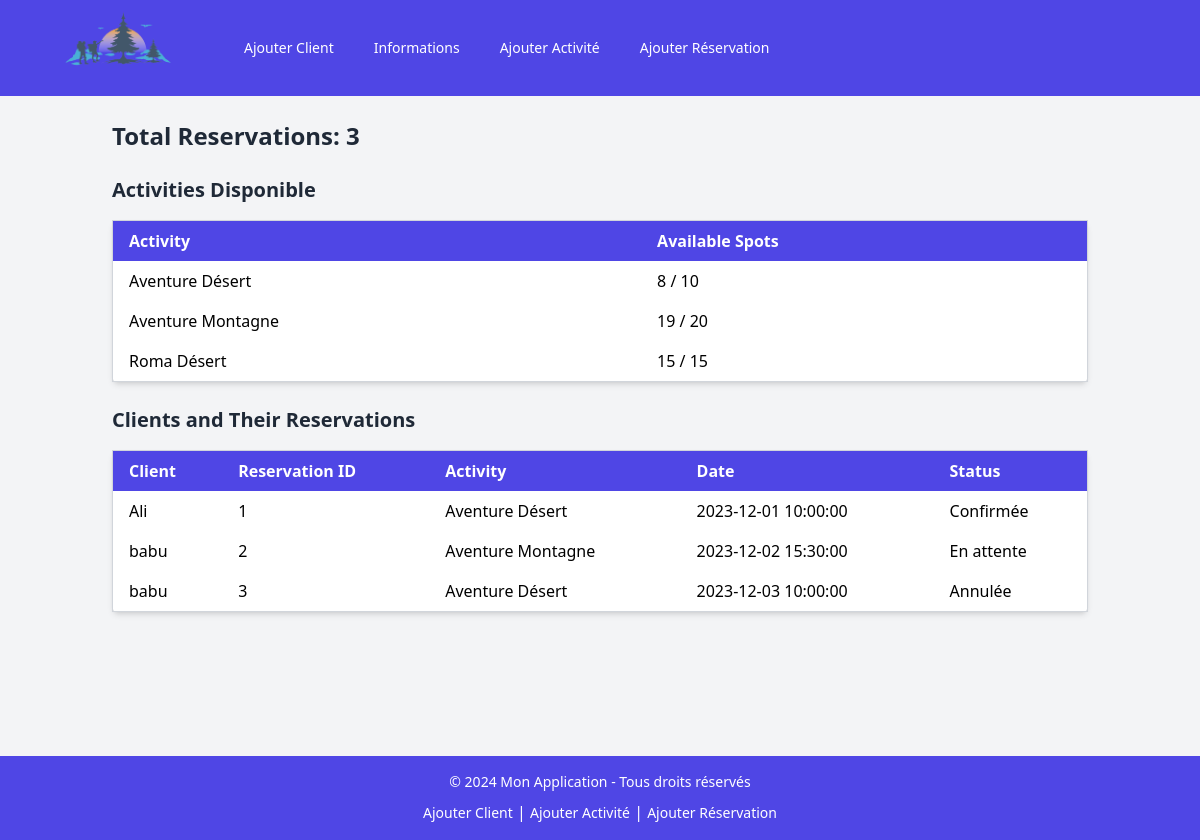
Before: /afficheall.php with the older database file.
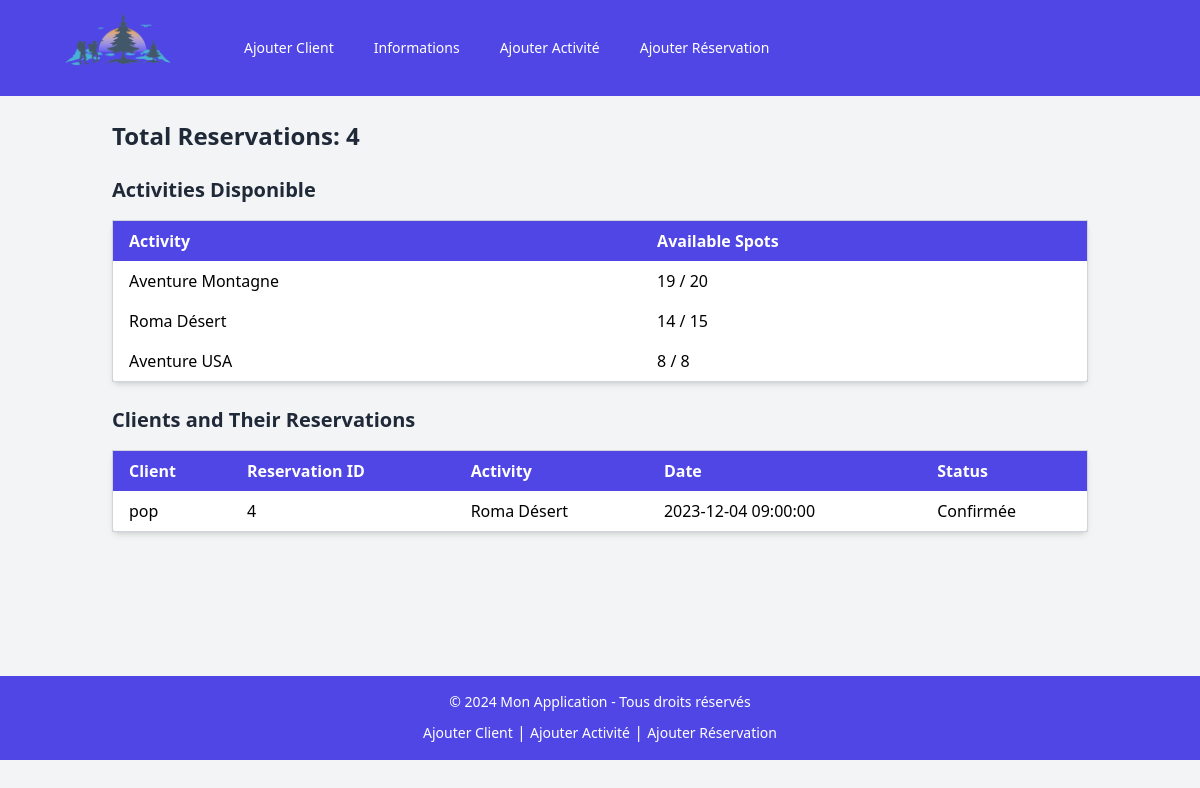
After: the same page with the newer database file.
### tables this page shows
CREATE TABLE activite (
    id_activite INT(11) NOT NULL AUTO_INCREMENT,
    titre VARCHAR(150) NOT NULL,
    description VARCHAR(100),
    destination VARCHAR(200) NOT NULL,
    prix DECIMAL(10,2) NOT NULL,
    date_debut DATE NOT NULL,
    date_fin DATE NOT NULL,
    places_disponible INT(11),
    PRIMARY KEY (id_activite)
);

CREATE TABLE reservation (
    id_reservation INT(11) NOT NULL AUTO_INCREMENT,
    id_client INT(11) NOT NULL,
    id_activite INT(11) NOT NULL,
    date_reservation TIMESTAMP NOT NULL,
    status ENUM('En attente', 'Confirmée', 'Annulée') NOT NULL,
    PRIMARY KEY (id_reservation),
    FOREIGN KEY (id_client) REFERENCES cliente(id_client) ON DELETE CASCADE,
    FOREIGN KEY (id_activite) REFERENCES activite(id_activite) ON DELETE CASCADE
);

CREATE TABLE cliente(
    id_client INT(11) NOT NULL AUTO_INCREMENT,
    nom VARCHAR(100) NOT NULL,
    prenom VARCHAR(100) NOT NULL,
    email VARCHAR(150) NOT NULL UNIQUE,
    telephone VARCHAR(15) NOT NULL,
    adresse TEXT NOT NULL,
    PRIMARY KEY (id_client)
);

### afficheall.php (the view, shortened to what this page needs)
<?php
$host = 'localhost';
$username = 'root';
$password = '';
$dbname = 'vygs';
$mysqli = new mysqli($host, $username, $password, $dbname);
$reservations_result = $mysqli->query("SELECT r.id_reservation, r.id_client, r.id_activite, r.date_reservation, r.status,
                                       c.nom as client,
                                       a.titre as activite
                                       FROM reservation r
                                       JOIN cliente c ON r.id_client = c.id_client
                                       JOIN activite a ON r.id_activite = a.id_activite");
$reservations_count = $mysqli->query("SELECT COUNT(*) as total_reservations FROM reservation");
$total_reservations = $reservations_count->fetch_assoc()['total_reservations'];
$activities_result = $mysqli->query("SELECT a.id_activite, a.titre, a.places_disponible,
                                    (a.places_disponible - COUNT(r.id_reservation)) AS available_spots
                                    FROM activite a
                                    LEFT JOIN reservation r ON a.id_activite = r.id_activite
                                    GROUP BY a.id_activite, a.titre, a.places_disponible");
?>
<!DOCTYPE html>
<html lang="en">
<head>
    <script src="https://cdn.tailwindcss.com"></script>
</head>
<body class="bg-gray-100">
<nav class="bg-indigo-600 p-4">
    <div class="max-w-7xl mx-auto px-2 sm:px-6 lg:px-8">
        <div class="relative flex items-center justify-between h-16">
            <div class="flex-1 flex items-center justify-center sm:items-stretch sm:justify-start">
                <div class="h-36 w-36"><img src="includes/—Pngtree—tour and travel logo_5695483.png" alt="travels"></div>
                <div class="ml-10 flex items-center space-x-4">
                    <a href="index.php" class="text-white px-3 py-2 rounded-md text-sm font-medium hover:bg-indigo-700">Ajouter Client</a>
                    <a href="afficheall.php" class="text-white px-3 py-2 rounded-md text-sm font-medium hover:bg-indigo-700">Informations</a>
                    <a href="fold.php" class="text-white px-3 py-2 rounded-md text-sm font-medium hover:bg-indigo-700">Ajouter Activité</a>
                    <a href="reserv.php" class="text-white px-3 py-2 rounded-md text-sm font-medium hover:bg-indigo-700">Ajouter Réservation</a>
                </div>
            </div>
        </div>
    </div>
</nav>
<div class="container mx-auto p-6">
    <div class="mb-6">
        <h1 class="text-2xl font-bold text-gray-800">Total Reservations: <?= $total_reservations ?></h1>
    </div>
    <div class="mb-6">
        <h2 class="text-xl font-semibold text-gray-800"> Activities Disponible</h2>
        <table class="min-w-full bg-white border border-gray-300 rounded-md shadow-md mt-4">
            <thead class="bg-indigo-600 text-white">
                <tr>
                    <th class="py-2 px-4 text-left">Activity</th>
                    <th class="py-2 px-4 text-left">Available Spots</th>
                </tr>
            </thead>
            <tbody>
                <?php while ($activity = $activities_result->fetch_assoc()) { ?>
                    <tr>
                        <td class="py-2 px-4"><?= $activity['titre'] ?></td>
                        <td class="py-2 px-4"><?= $activity['available_spots'] ?> / <?= $activity['places_disponible'] ?></td>
                    </tr>
                <?php } ?>
            </tbody>
        </table>
    </div>
    <div class="mb-6">
        <h2 class="text-xl font-semibold text-gray-800">Clients and Their Reservations</h2>
        <table class="min-w-full bg-white border border-gray-300 rounded-md shadow-md mt-4">
            <thead class="bg-indigo-600 text-white">
                <tr>
                    <th class="py-2 px-4 text-left">Client</th>
                    <th class="py-2 px-4 text-left">Reservation ID</th>
                    <th class="py-2 px-4 text-left">Activity</th>
                    <th class="py-2 px-4 text-left">Date</th>
                    <th class="py-2 px-4 text-left">Status</th>
                </tr>
            </thead>
            <tbody>
                <?php while ($reservation = $reservations_result->fetch_assoc()) { ?>
                    <tr>
                        <td class="py-2 px-4"><?= $reservation['client'] ?></td>
                        <td class="py-2 px-4"><?= $reservation['id_reservation'] ?></td>
                        <td class="py-2 px-4"><?= $reservation['activite'] ?></td>
                        <td class="py-2 px-4"><?= $reservation['date_reservation'] ?></td>
                        <td class="py-2 px-4"><?= $reservation['status'] ?></td>
                    </tr>
                <?php } ?>
            </tbody>
        </table>
    </div>
</div>
<footer class="bg-indigo-600 text-white text-center py-4 mt-24">
    <p class="text-sm">© 2024 Mon Application - Tous droits réservés</p>
    <div class="mt-2">
        <a href="index.php" class="text-white hover:underline text-sm">Ajouter Client</a> |
        <a href="fold.php" class="text-white hover:underline text-sm">Ajouter Activité</a> |
        <a href="reserv.php" class="text-white hover:underline text-sm">Ajouter Réservation</a>
    </div>
</footer>
</body>
</html>

Changed rows visible on the page:
removed activite: titre "Aventure Désert", available_spots "8", places_disponible "10"
no longer on this page (row unchanged): reservation: id_client.nom "Ali", id_reservation "1", id_activite.titre "Aventure Désert", date_reservation "2023-12-01 10:00:00", status "Confirmée"
no longer on this page (row unchanged): reservation: id_client.nom "babu", id_reservation "2", id_activite.titre "Aventure Montagne", date_reservation "2023-12-02 15:30:00", status "En attente"
no longer on this page (row unchanged): reservation: id_client.nom "babu", id_reservation "3", id_activite.titre "Aventure Désert", date_reservation "2023-12-03 10:00:00", status "Annulée"
computed for activite "Roma Désert": available_spots "15" → "14"
added activite: titre "Aventure USA", available_spots "8", places_disponible "8"
added reservation: id_client.nom "pop", id_reservation "4", id_activite.titre "Roma Désert", date_reservation "2023-12-04 09:00:00", status "Confirmée"
Other visible differences:
$total_reservations: "3" → "4"
